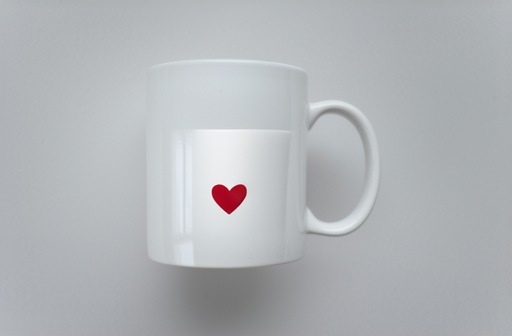
#> input picture experiments/support_v3_2026-05-11/mug_host_surface_no_component/result.png, 512 x 336 px, found by its file name
$ python summarize_e5_boundary_extension.py
#> lines starting #> are read from the running program, lines starting #| are printed output that depends on the picture
from __future__ import annotations

import csv
import json
import textwrap
from pathlib import Path
from typing import Any

from PIL import Image, ImageDraw, ImageFont


ROOT = Path(__file__).resolve().parents[1]
EXP = ROOT / "experiments" / "support_v3_2026-06-02"
OUT = EXP / "e5_boundary_extension"
MATRIX = ROOT / "outputs" / "pretty_matrix"

SEEDS = ["10", "11", "12"]
BASE_METHOD = "support_v3_controller_rmsgap"
GATED_METHOD = "support_v3_controller_rmsgap_completion_clean_delta_gated_highconf"
STAR_METHOD = "support_v3_controller_rmsgap_replace_editor_v1"

BASE_TASKS = [
    "laptop_remove_sticker",
    "fridge_remove_yellow_magnet",
    "fridge_remove_peach_magnet",
    "whiteboard_remove_yellow_letter",
    "dog_remove_tennis_ball",
    "dog_replace_tennis_ball_star",
]
GATED_TASKS = [
    "laptop_remove_sticker",
    "fridge_remove_yellow_magnet",
    "fridge_remove_peach_magnet",
    "whiteboard_remove_yellow_letter",
    "dog_remove_tennis_ball",
]
STAR_TASKS = ["whiteboard_probe_red_star_sticker"]

TASK_LABELS = {
    "laptop_remove_sticker": "laptop sticker removal",
    "fridge_remove_yellow_magnet": "fridge yellow magnet removal",
    "fridge_remove_peach_magnet": "fridge peach magnet removal",
    "whiteboard_remove_yellow_letter": "whiteboard glyph removal",
    "dog_remove_tennis_ball": "dog tennis-ball removal",
    "dog_replace_tennis_ball_star": "dog ball-to-star replacement",
    "whiteboard_probe_red_star_sticker": "whiteboard red-star replacement",
}

TAXONOMY = {
    "laptop_remove_sticker": ("positive_extension", "high-confidence completion prior", "extension can help when completion prior is reliable"),
    "whiteboard_probe_red_star_sticker": ("positive_extension", "replacement target route", "replacement route is useful but separately named"),
    "dog_remove_tennis_ball": ("failure_limit", "removal completion failure", "localization is not enough when the host mouth/fur must be synthesized"),
    "whiteboard_remove_yellow_letter": ("failure_limit", "semantic glyph hallucination", "blank removal in text-like fields is outside the claim"),
    "fridge_remove_yellow_magnet": ("failure_limit", "cluttered-surface damage", "support may be accurate while completion damages cluttered surfaces"),
    "fridge_remove_peach_magnet": ("failure_limit", "cluttered-surface damage", "support may be accurate while completion damages cluttered surfaces"),
    "dog_replace_tennis_ball_star": ("failure_limit", "replacement ambiguity", "target pressure can fire without clean replacement"),
}


def read_json(path: Path) -> dict[str, Any]:
    if not path.exists():
        return {}
    try:
        return json.loads(path.read_text(encoding="utf-8"))
    except Exception:
        return {}


def row_dir(task: str, method: str, seed: str) -> Path:
    return MATRIX / task / method / f"seed_{seed}"


def complete(path: Path) -> bool:
    return all((path / name).is_file() for name in ["result.png", "metadata.json", "stats.json", "command.txt"])


def source_image_for(path: Path) -> Path | None:
    meta = read_json(path / "metadata.json")
    for key in ["image", "source_image"]:
        value = meta.get(key)
        if isinstance(value, str) and value:
            candidate = Path(value)
            if candidate.exists():
                return candidate
    command = path / "command.txt"
    if command.exists():
        text = command.read_text(encoding="utf-8", errors="ignore")
        parts = text.split()
        if "--image" in parts:
            idx = parts.index("--image")
            if idx + 1 < len(parts):
                candidate = Path(parts[idx + 1])
                if candidate.exists():
                    return candidate
    return None


def write_csv(path: Path, rows: list[dict[str, str]]) -> None:
    path.parent.mkdir(parents=True, exist_ok=True)
    with path.open("w", newline="", encoding="utf-8") as handle:
        writer = csv.DictWriter(handle, fieldnames=list(rows[0]))
        writer.writeheader()
        writer.writerows(rows)


def build_manifest() -> list[dict[str, str]]:
    rows: list[dict[str, str]] = []
    specs = []
    specs += [(task, BASE_METHOD, "base_dece_rf") for task in BASE_TASKS]
    specs += [(task, GATED_METHOD, "completion_prior_route") for task in GATED_TASKS]
    specs += [(task, STAR_METHOD, "replacement_target_route") for task in STAR_TASKS]
    for task, method, route in specs:
        category, failure_type, message = TAXONOMY.get(task, ("", "", ""))
        for seed in SEEDS:
            path = row_dir(task, method, seed)
            rows.append(
                {
                    "task": task,
                    "label": TASK_LABELS.get(task, task),
                    "method": method,
                    "route": route,
                    "seed": seed,
                    "complete": str(complete(path)),
                    "result": str((path / "result.png").relative_to(ROOT)),
                    "metadata": str((path / "metadata.json").relative_to(ROOT)),
                    "stats": str((path / "stats.json").relative_to(ROOT)),
                    "category": category,
                    "failure_type": failure_type,
                    "paper_message": message,
                }
            )
#> in make_figure6, `canvas = Image.new("RGB", (width, height), "white")`: canvas: PIL image 1030x1276 RGB; every value is 255
    return rows


def fit_image(path: Path, size: tuple[int, int]) -> Image.Image:
#> called with size = (300, 300)
    image = Image.open(path).convert("RGB")
#> image is the input picture: PIL image 512x336 RGB; mean R, G, B 178, 181.3, 184.4
    image.thumbnail(size, Image.LANCZOS)
#> image: PIL image 300x197 RGB
    canvas = Image.new("RGB", size, (248, 248, 248))
#> canvas: PIL image 300x300 RGB; every value is 248
    x = (size[0] - image.width) // 2
#> x = 0
    y = (size[1] - image.height) // 2
#> y = 51
    canvas.paste(image, (x, y))
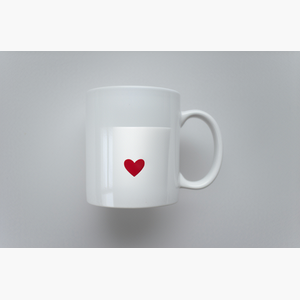
#> canvas: PIL image 300x300 RGB; mean R, G, B 202, 204.2, 206.2
    return canvas


def make_figure6() -> Path:
    rows = [
        ("Positive extension\nreliable completion prior", "laptop_remove_sticker", GATED_METHOD, "high-confidence completion prior\nlaptop sticker removal"),
        ("Limit\nglyph removal", "whiteboard_remove_yellow_letter", BASE_METHOD, "semantic glyph hallucination\nwhiteboard glyph removal"),
        ("Limit\nreplacement ambiguity", "dog_replace_tennis_ball_star", BASE_METHOD, "replacement ambiguity\ndog ball-to-star replacement"),
    ]
    seed = "10"
    thumb = (300, 300)
    label_w = 430
    label_h = 104
    header_h = 64
    cols = ["Source", "E5 output", "Scope label"]
    width = thumb[0] * 2 + label_w
    height = header_h + (thumb[1] + label_h) * len(rows)
    canvas = Image.new("RGB", (width, height), "white")
    draw = ImageDraw.Draw(canvas)
    try:
        font = ImageFont.truetype("DejaVuSans.ttf", 18)
        small = ImageFont.truetype("DejaVuSans.ttf", 14)
    except Exception:
        font = small = ImageFont.load_default()
    draw.text((12, 20), cols[0], fill=(20, 20, 20), font=font)
    draw.text((thumb[0] + 12, 20), cols[1], fill=(20, 20, 20), font=font)
    draw.text((thumb[0] * 2 + 12, 20), cols[2], fill=(20, 20, 20), font=font)
    for row_idx, (row_title, task, method, scope) in enumerate(rows):
        y = header_h + row_idx * (thumb[1] + label_h)
        out = row_dir(task, method, seed)
        source = source_image_for(out)
        if source:
            canvas.paste(fit_image(source, thumb), (0, y))
        result = out / "result.png"
        if result.exists():
            canvas.paste(fit_image(result, thumb), (thumb[0], y))
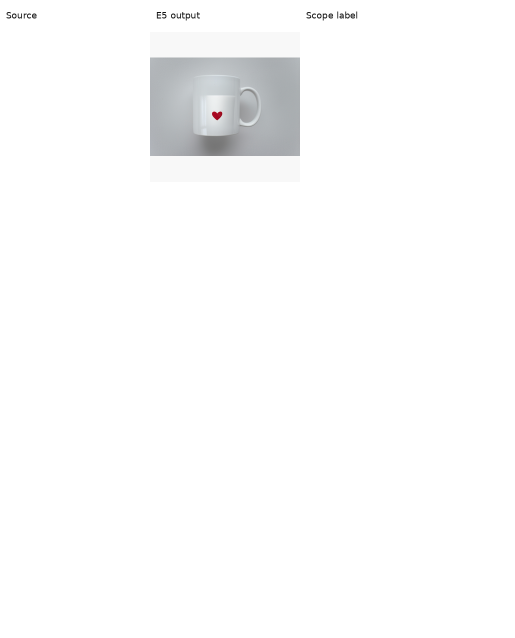
#> canvas: PIL image 1030x1276 RGB (shown at 1/2 size); mean R, G, B 251.2, 251.3, 251.5
        label_x = thumb[0] * 2 + 14
        label_text = f"{row_title}\n\n{scope}"
        draw.multiline_text((label_x, y + 22), label_text, fill=(20, 20, 20), font=small, spacing=6)
        draw.text((12, y + thumb[1] + 10), task, fill=(50, 50, 50), font=small)
        draw.text((thumb[0] + 12, y + thumb[1] + 10), "\n".join(textwrap.wrap(method, width=36)), fill=(50, 50, 50), font=small)
    path = OUT / "e5_figure6_boundary_extension_seed10.png"
    path.parent.mkdir(parents=True, exist_ok=True)
    canvas.save(path)
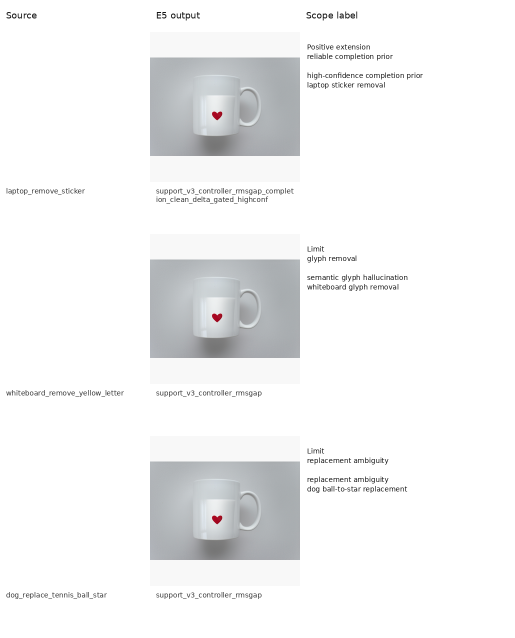
#> saved as e5_figure6_boundary_extension_seed10.png: PIL image 1030x1276 RGB (shown at 1/2 size); mean R, G, B 242.4, 242.8, 243.2
    return path


def write_markdown(manifest: list[dict[str, str]], figure: Path) -> Path:
    complete_rows = sum(1 for row in manifest if row["complete"] == "True")
    lines = [
        "# E5 Boundary, Extension, And Failure Cases",
        "",
        "Date: 2026-06-04",
        "",
        f"Selected outputs: {complete_rows}/{len(manifest)} complete.",
        f"Figure 6 candidate: `{figure.relative_to(ROOT)}`",
        "",
        "## Scope",
        "",
        "- Positive extensions are reported separately from the Core-6 main table.",
        "- Failure rows use controlled labels and support limitation wording.",
        "- These rows are not aggregated into the base DeCE-RF mean.",
        "",
        "## Selected Rows",
        "",
        "| Task | Route | Seeds | Category | Failure/extension label |",
        "| --- | --- | ---: | --- | --- |",
    ]
    seen = set()
    for row in manifest:
        key = (row["task"], row["route"])
        if key in seen:
            continue
        seen.add(key)
        count = sum(1 for item in manifest if item["task"] == row["task"] and item["route"] == row["route"] and item["complete"] == "True")
        lines.append(
            f"| `{row['task']}` | {row['route']} | {count}/3 | {row['category']} | {row['failure_type']} |"
        )
    lines.extend(
        [
            "",
            "Paper-safe wording: E5 documents where the method extends or stops. It should be used for Figure 6 and limitations, not as a main-table quantitative claim.",
        ]
    )
    path = OUT / "e5_boundary_extension_summary.md"
    path.write_text("\n".join(lines) + "\n", encoding="utf-8")
    return path


def main() -> int:
    OUT.mkdir(parents=True, exist_ok=True)
    manifest = build_manifest()
    write_csv(OUT / "e5_selected_manifest.csv", manifest)
    taxonomy_rows = [
        {"task": task, "category": values[0], "failure_type": values[1], "paper_message": values[2]}
        for task, values in TAXONOMY.items()
    ]
    write_csv(OUT / "e5_failure_taxonomy.csv", taxonomy_rows)
    figure = make_figure6()
    summary = write_markdown(manifest, figure)
    complete_rows = sum(1 for row in manifest if row["complete"] == "True")
    completion = OUT / "e5_boundary_extension_complete_2026-06-04.md"
    completion.write_text(
        "\n".join(
            [
                "# E5 Completion Audit",
                "",
                f"Selected outputs complete: {complete_rows}/{len(manifest)}",
                f"Manifest: `{(OUT / 'e5_selected_manifest.csv').relative_to(ROOT)}`",
                f"Taxonomy: `{(OUT / 'e5_failure_taxonomy.csv').relative_to(ROOT)}`",
                f"Summary: `{summary.relative_to(ROOT)}`",
                f"Figure 6 candidate: `{figure.relative_to(ROOT)}`",
                "",
                "Claim boundary: E5 is boundary/extension evidence only.",
            ]
        )
        + "\n",
        encoding="utf-8",
    )
    print(f"complete={complete_rows}/{len(manifest)}")
    print(OUT / "e5_selected_manifest.csv")
    print(OUT / "e5_failure_taxonomy.csv")
    print(summary)
    print(figure)
    print(completion)
    return 0 if complete_rows == len(manifest) else 1


if __name__ == "__main__":
#> (the run stopped early here; a loop or call above may not have finished)
